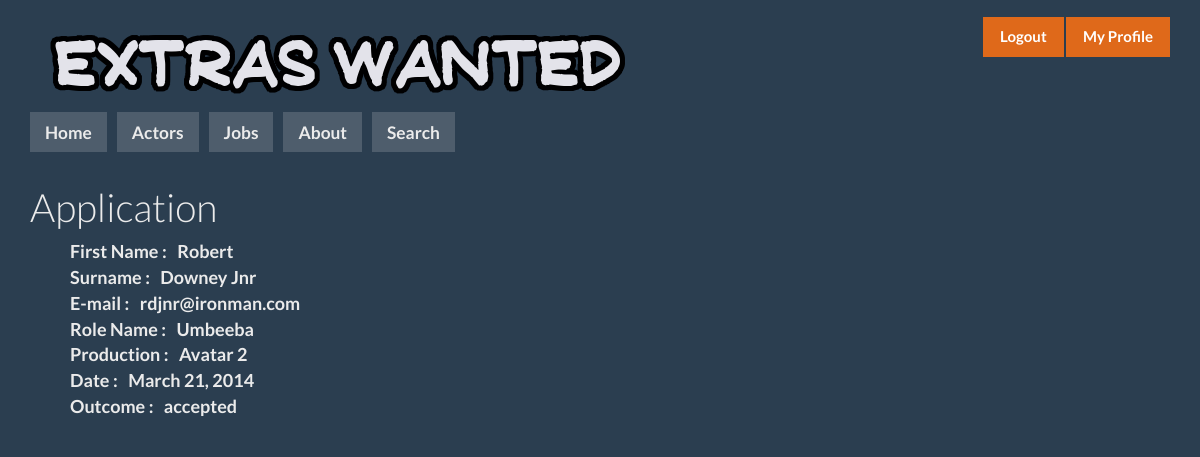
The page /extras/production/Avatar_2/role/Umbeeba/send/ (signed in) on the database its author committed.
### extras/models.py (models this page shows, shortened)
class Application(models.Model):
    role = models.ForeignKey(Role, related_name='roleRelation')
    actor = models.ForeignKey(Actor)
    date = models.DateField(max_length=128)
    outcome = models.CharField(max_length=128)
    viewed = models.BooleanField();
    unique_together = (("actor", "role"))

class Actor(models.Model):
    user = models.OneToOneField(User)  # Treating username as unique for now
    picture = models.ImageField(upload_to='static/', blank=True)
    HAIR_COLOURS = (
        ('0', 'None'), ('1', 'Brown'), ('2', 'Black'), ('3', 'Red'), ('4', 'Blonde'), ('5', 'Grey'), ('6', 'Other'))
    EYE_COLOURS = (
        ('0', 'Blue'), ('1', 'Brown'), ('2', 'Green'), ('3', 'Red'), ('4', 'Grey'), ('5', 'Hazel'), ('6', 'Other'))
    GENDER = (('m', 'Male'), ('f', 'Female'), ('o', 'Other'))
    country = models.CharField(max_length=128)
    dateOfBirth = models.CharField(max_length=128)
    weight = models.IntegerField(max_length=128)
    height = models.IntegerField(max_length=128)
    hairColour = models.CharField(max_length=1, choices=HAIR_COLOURS)
    eyeColour = models.CharField(max_length=1, choices=EYE_COLOURS)
    gender = models.CharField(max_length=1, choices=GENDER)
    rating = models.CharField(max_length=128)

class Role(models.Model):
    production = models.ForeignKey(Production, related_name='pRelation')
    picture = models.ImageField(upload_to='static/', blank=True)
    GENDER = (('m', 'Male'), ('f', 'Female'), ('o', 'Other'))
    gender = models.CharField(max_length=1, choices=GENDER)
    roleType = models.CharField(max_length=128)
    description = models.CharField(max_length=128)
    name = models.CharField(max_length=128)
    pay = models.DecimalField(max_digits=128,decimal_places=2)
    country = models.CharField(max_length=128)
    unique_together = (("production", "name"))

class Production(models.Model):
    productionID = models.CharField(max_length=128, unique=True)
    picture = models.ImageField(upload_to='static/', blank=True)
    director = models.ForeignKey(Director)
    title = models.CharField(max_length=128)
    description = models.CharField(max_length=128)
    genre = models.CharField(max_length=128)
    openingDate = models.DateField(max_length=128)
    closingDate = models.DateField(max_length=128)
    cost = models.IntegerField(max_length=128)

### extras/views.py (the view)
# urls.py: url(r'^production/(?P<production_name_url>\w+)/role/(?P<role_name_url>\w+)/send/$', views.message, name='send'),
def message(request, production_name_url, role_name_url):
    context = RequestContext(request)
    actor=Actor.objects.get(user=request.user)
    production_name=decode_url(production_name_url)
    role_name=decode_url(role_name_url)
    role=Role.objects.get(name=role_name,production=Production.objects.get( title = production_name))
    try:
        app=Application.objects.get(role=role,actor=actor)
    except Application.DoesNotExist:
       text='undecided'
       app=Application.objects.create(role=role,actor=actor, outcome=text, date=datetime.now().date())
    context_dict = {'app': app}
    context_dict['production_name_url'] = production_name_url
    context_dict['role_name_url'] = role_name_url
    return render_to_response('extras/send.html', context_dict, context)

### extras/views.py (called while the page is built)
def decode_url(name_url):
    return name_url.replace('_', ' ')

### templates/extras/send.html
{% extends "extras/template.html" %}
{% block body_block %}
    <div><h1>Application</h1></div>
<div>
                <ul type="none">
                <font size="4">
                    <li><span>First Name  : &nbsp; {{ app.actor.user.first_name }}</span></li>
                    <li> <span>Surname    : &nbsp; {{ app.actor.user.last_name }}</span></li>
                    <li> <span>E-mail     : &nbsp; {{ app.actor.user.email }} </span></li>
                    <li> <span>Role Name  : &nbsp; {{ app.role.name }} </span></li>
                    <li> <span>Production : &nbsp; {{ app.role.production.title }} </span></li>
                    <li> <span>Date       : &nbsp; {{ app.date }} </span></li>
                    <li> <span>Outcome    : &nbsp; {{ app.outcome }} </span></li>
                </font>
                </ul>
</div>
{% endblock %}

### rows shown on the page
Application: actor.user.first_name "Robert", actor.user.last_name "Downey Jnr", actor.user.email "rdjnr@ironman.com", role.name "Umbeeba", role.production "Avatar 2", date "March 21, 2014", outcome "accepted"
